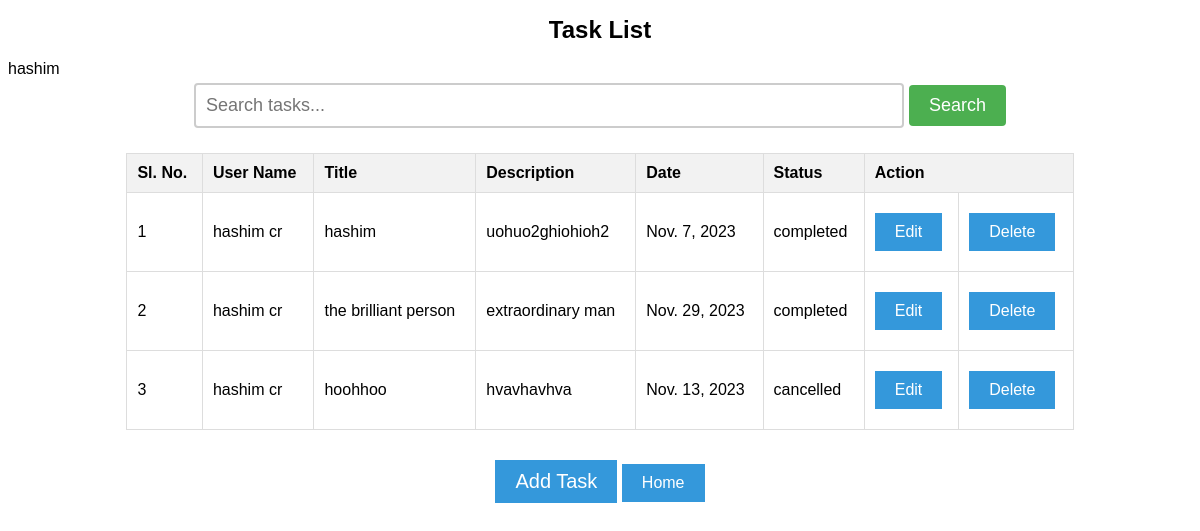
Screenshot of /add_task/home/ (signed in) with the database file from the repository.
### user_interface/models.py (models this page shows)
class MyUser(AbstractBaseUser, PermissionsMixin):
    STA = [
        ('', 'Select Status'),
        ('active', 'Active'),
        ('inactive', 'Inactive'),
    ]
    GENDER_CHOICE = [
        ('Male', 'Male'),
        ('Female', 'Female'),
        ('Other', 'Other')
    ]
    firstname = models.CharField(max_length=50)
    lastname = models.CharField(max_length=50)
    phonenumber = models.CharField(max_length=10)
    dob = models.DateField(null=True, blank=True)
    gender = models.CharField(max_length=20, choices=GENDER_CHOICE)
    address = models.CharField(max_length=100)
    email = models.EmailField(unique=True)
    username = models.CharField(max_length=30, unique=True)
    is_active = models.BooleanField(default=True)
    is_staff = models.BooleanField(default=False)
    is_superuser = models.BooleanField(default=False)
    photo = models.ImageField(upload_to='media/user_images/', blank=True, null=True)
    status = models.CharField(max_length=20, choices=STA)
    USERNAME_FIELD = 'username'
    REQUIRED_FIELDS = ['email']
    objects = BaseUserManager()
    def __str__(self):
        return self.firstname + ' ' + self.lastname

### add_task/models.py (models this page shows, shortened)
class MyTask(models.Model):
    title = models.CharField(max_length=100)
    description = models.TextField()
    date = models.DateField()
    status = models.CharField(max_length=20, choices=STATUS_CHOICES)
    user = models.ForeignKey(MyUser, on_delete=models.CASCADE)

### add_task/views.py (the view)
# urls.py: path('home/', views.home, name='home'),
def home(request):
    query = request.GET.get('q')
    tasks = MyTask.objects.filter(user=request.user)
    if query:
        tasks = MyTask.objects.filter(
            Q(user=request.user),
            Q(title__icontains=query) | Q(description__icontains=query)
        )
    else:
        tasks = MyTask.objects.filter(user=request.user)
    return render(request, 'home_page.html', {'tasks': tasks})

### add_task/templates/home_page.html (shortened to what this page needs)
<!DOCTYPE html>
<html>
<head>
</head>
<body>
    <h1>Task List</h1>
    <span class="username">{{ request.user.username }}</span>
    <div class="search-container">
        <form action="{% url 'home' %}" method="get">
            <input type="text" placeholder="Search tasks..." name="q">
            <input type="submit" value="Search">
        </form>
    </div>
    <table>
        <thead>
            <tr>
                <th>Sl. No.</th>
                <th>User Name</th>
                <th>Title</th>
                <th>Description</th>
                <th>Date</th>
                <th>Status</th>
                <th colspan="2">Action</th>
            </tr>
        </thead>
        <tbody>
            {% for task in tasks %}
            <tr>
                <td>{{ forloop.counter }}</td>
                <td>{{ task.user}}</td>
                <td>{{ task.title }}</td>
                <td>{{ task.description }}</td>
                <td>{{ task.date }}</td>
                <td>{{ task.status }}</td>
                <td><a href="{% url 'task_edit' task.id %}">Edit</a></td>
                <td><a href="{% url 'task_delete' task.id %}">Delete</a></td>
            </tr>
            {% endfor %}
        </tbody>
    </table>
    <div style="text-align: center;">
        <a href="{% url 'form_view' %}" style="font-size: 20px;">Add Task</a>
        <a href="{% url 'home_view' %}">Home</a>
    </div>
</body>
</html>

### add_task/templates/home_page.html (style rules this page uses)
body { font-family: Arial, sans-serif; }
h1 { font-size: 24px; text-align: center; }
table { width: 80%; border-collapse: collapse; margin: 20px auto; }
table, th, td { border: 1px solid #ddd; }
th, td { padding: 10px; text-align: left; }
th { background-color: #f2f2f2; }
a { text-decoration: none; padding: 10px 20px; background-color: #3498db; color: #fff; display: inline-block; margin: 10px auto; text-align: center; }
.search-container { text-align: center; margin-bottom: 20px; }
input[type="text"] { width: 60%; padding: 10px; margin: 5px 0; box-sizing: border-box; border: 2px solid #ccc; border-radius: 4px; font-size: 18px; }
input[type="submit"] { background-color: #4CAF50; color: white; padding: 10px 20px; border: none; border-radius: 4px; cursor: pointer; font-size: 18px; }

### rows the page displays
MyUser: user.username "hashim"
MyTask: user "hashim cr", title "hashim", description "uohuo2ghiohioh2", date "Nov. 7, 2023", status "completed"
MyTask: user "hashim cr", title "the brilliant person", description "extraordinary man", date "Nov. 29, 2023", status "completed"
MyTask: user "hashim cr", title "hoohhoo", description "hvavhavhva", date "Nov. 13, 2023", status "cancelled"
